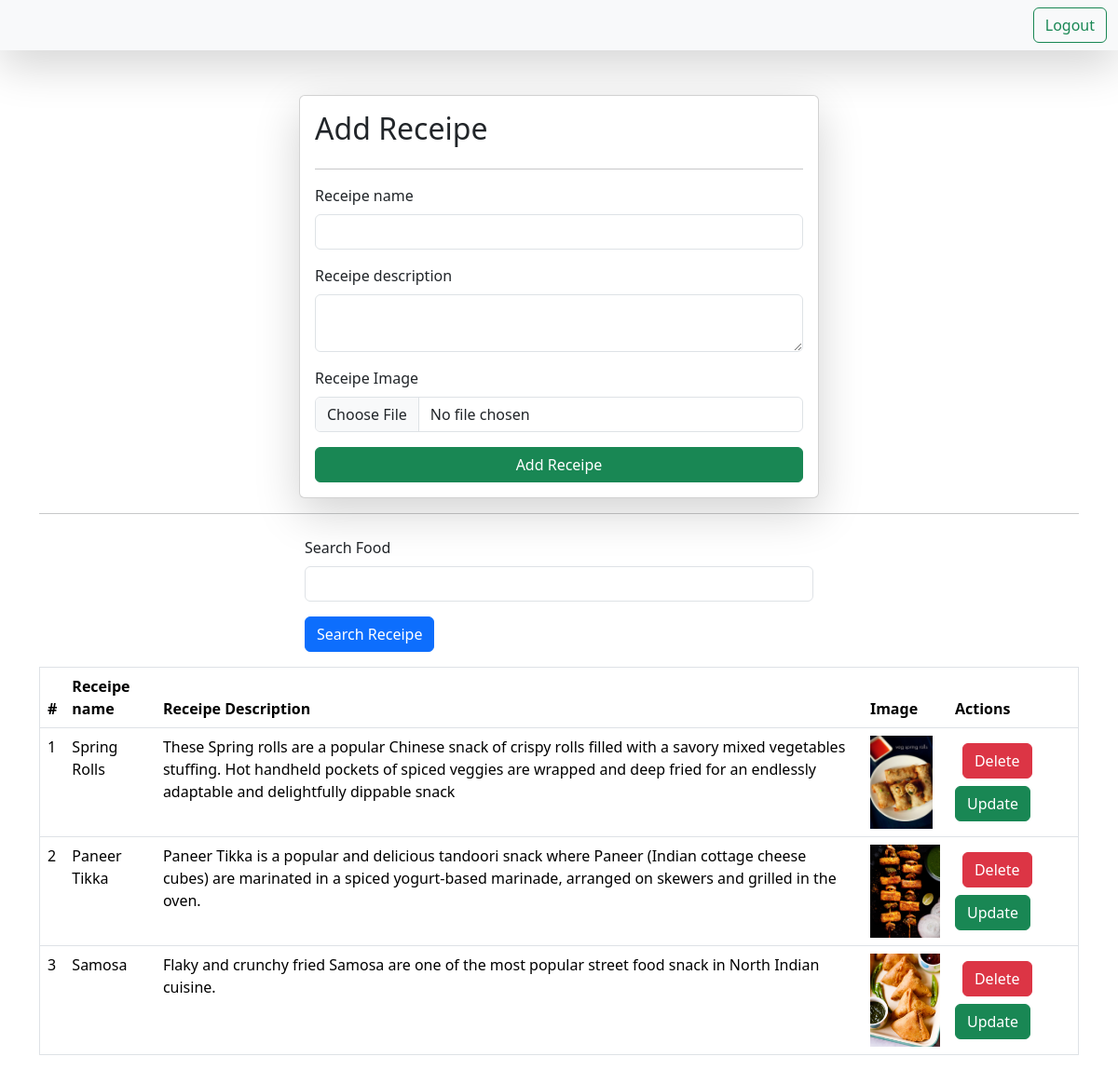
The app's page / (signed in) with its own data.
### vege/models.py (models this page shows)
class Receipe(models.Model):
    user = models.ForeignKey(User,on_delete=models.CASCADE,null=True,blank=True)
    receipe_name = models.CharField(max_length=100)
    receipe_description = models.TextField()
    receipe_image = models.ImageField(upload_to="receipe")

### vege/views.py (the view, shortened to what this page needs)
# urls.py: path('',receipes),
@login_required(login_url="/login/")
def receipes(request):
    queryset = Receipe.objects.all()
    if request.GET.get('search'):
        print(request.GET.get('search'))
        queryset = queryset.filter(receipe_name__icontains  = request.GET.get('search'))
    context = {'recepies':queryset}
    return render(request,'receipes.html',context)

### vege/templates/receipes.html (shortened to what this page needs)
{% extends "base.html" %}
{% block start %}
<div class="container mt-5">
    <form class="col-6 mx-auto card p-3 shadow-lg" method="post" enctype="multipart/form-data">
        <h2> Add Receipe </h2>
        <hr>
        <div class="mb-3">
          <label for="exampleInputEmail1" class="form-label">Receipe name </label>
          <input type="text" name="receipe_name" required class="form-control">
        </div>
        <div class="mb-3">
          <label for="exampleInputPassword1" class="form-label">Receipe description</label>
          <textarea name="receipe_description" required class="form-control"></textarea>
        </div>
        <div class="mb-3">
          <label for="exampleInputPassword1" class="form-label">Receipe Image</label>
          <input type="file" name="receipe_image" class="form-control">
        </div>
        <button type="submit" class="btn btn-success">Add Receipe</button>
      </form>
      <hr>
<div class="container mt-4">
    <div class="col-6 mx-auto">
        <form >
            <div class="mb-3">
                <label for="exampleInputEmail1" class="form-label">Search Food</label>
                <input type="text" name="search" class="form-control">
            </div>
            <button type="submit" class="btn btn-primary">Search Receipe</button>
        </form>
    </div>
</div>
<table class="table mt-3 border" >
    <thead>
      <tr>
        <th scope="col">#</th>
        <th scope="col">Receipe name</th>
        <th scope="col">Receipe Description</th>
        <th scope="col">Image</th>
        <th scope="col">Actions</th>
      </tr>
    </thead>
    <tbody>
     {% for recepie in recepies %}
      <tr>
        <td>{{forloop.counter}}</td>
        <td>{{recepie.receipe_name}}</td>
        <td>{{recepie.receipe_description}}</td>
        <td><img src="{{recepie.receipe_image.url}}" style="height:100px"></td>
        <td>
            <a href="delete_receipe/{{recepie.id}}" class="btn btn-danger m-2">Delete </a>
            <a href="update_receipe/{{recepie.id}}" class="btn btn-success"> Update </a>
        </td>
      </tr>
    {% endfor %}
    </tbody>
  </table>
{% endblock %}

### vege/templates/base.html (shortened to what this page needs)
<!doctype html>
<html lang="en">
  <head>
    <link href="https://cdn.jsdelivr.net/npm/bootstrap@5.3.3/dist/css/bootstrap.min.css" rel="stylesheet">
  </head>
  <body>
    <nav class="navbar navbar-light bg-light shadow-lg">
      <div class="container-fluid">
        <form class="d-flex">
          {% if request.user.is_authenticated %}
          <a href="/logout/" class="btn btn-outline-success" type="submit">Logout</a>
          {% else  %}
          <a href="/login/" class="btn btn-outline-success" type="submit">Login</a>
          {% endif %}
        </form>
      </div>
    </nav>
    {% block start %}
    {% endblock %}
  </body>
</html>

### records on screen
Receipe: receipe_name "Spring Rolls", receipe_description "These Spring rolls are a popular Chinese snack of crispy rolls filled with a savory mixed vegetables stuffing. Hot handheld pockets of spiced veggies are wrapped and deep fried for an endlessly adaptable and delightfully dippable snack", receipe_image (picture)
Receipe: receipe_name "Paneer Tikka", receipe_description "Paneer Tikka is a popular and delicious tandoori snack where Paneer (Indian cottage cheese cubes) are marinated in a spiced yogurt-based marinade, arranged on skewers and grilled in the oven.", receipe_image (picture)
Receipe: receipe_name "Samosa", receipe_description "Flaky and crunchy fried Samosa are one of the most popular street food snack in North Indian cuisine.", receipe_image (picture)
